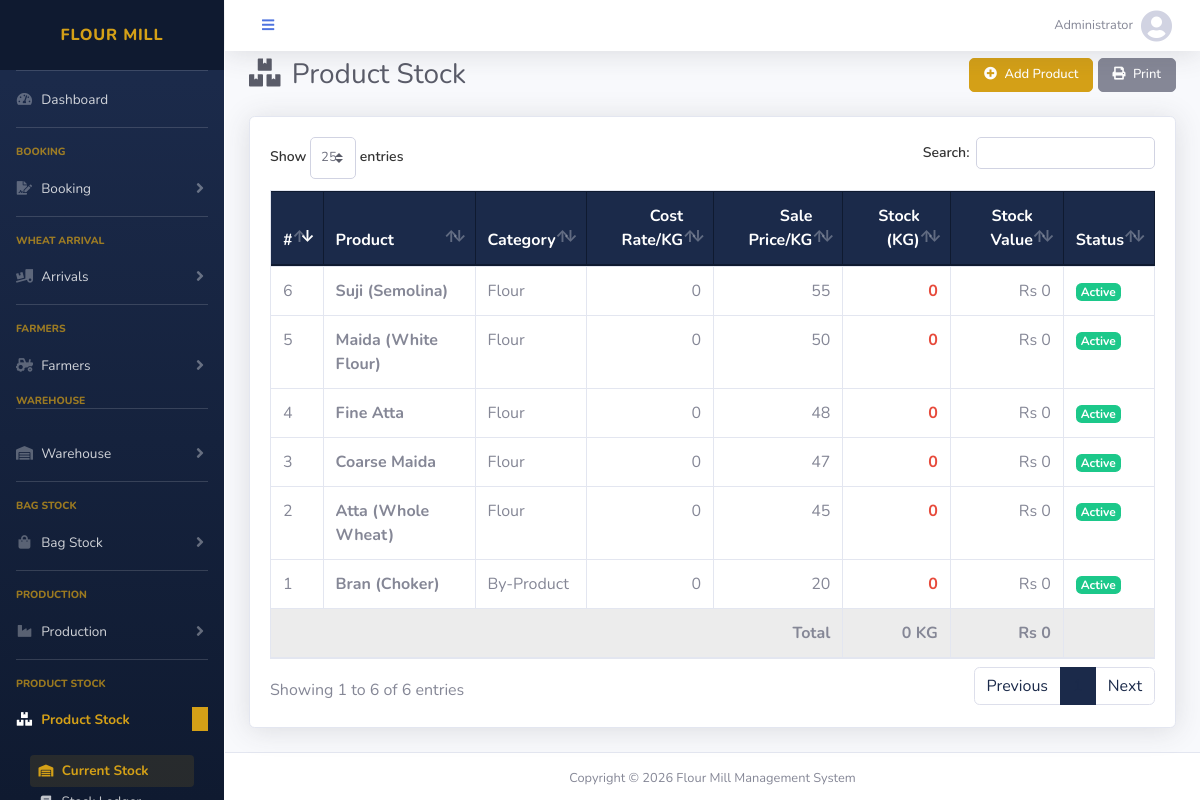
The page /modules/products/stock.php (signed in) on the database its author committed.
### tables this page shows
CREATE TABLE products (
    id             INT AUTO_INCREMENT PRIMARY KEY,
    name           VARCHAR(100) NOT NULL,
    category       VARCHAR(50),
    unit           VARCHAR(20) DEFAULT 'KG',
    sale_price     DECIMAL(10,2) DEFAULT 0.00,
    cost_rate      DECIMAL(10,2) DEFAULT 0.00,
    stock_qty      DECIMAL(12,3) DEFAULT 0.000,
    status          ENUM('active','inactive') DEFAULT 'active',
    created_at      TIMESTAMP DEFAULT CURRENT_TIMESTAMP
);

### includes/functions.php (called while the page is built, shortened)
<?php
function money($amount) {
    return number_format($amount, 0);
}
function qty($qty) {
    return number_format($qty, 0);
}

### modules/products/stock.php (the view, shortened to what this page needs)
<?php
require_once '../../includes/db.php';
include '../../includes/header.php';
$result = $conn->query("SELECT p.*,
  (SELECT pi.rate_per_kg FROM production_items pi
   JOIN productions pr ON pi.production_id = pr.id
   WHERE pi.product_id = p.id
   ORDER BY pr.date DESC, pr.id DESC LIMIT 1) as latest_cost_rate
  FROM products p ORDER BY category, name");
?>
<div class="d-sm-flex align-items-center justify-content-between mb-4">
    <h1 class="h3 mb-0 text-gray-800"><i class="fas fa-boxes mr-1"></i> Product Stock</h1>
    <div>
        <button class="btn btn-primary btn-sm" data-toggle="modal" data-target="#addModal"><i class="fas fa-plus-circle mr-1"></i> Add Product</button>
        <button class="btn btn-sm btn-secondary" onclick="window.print()"><i class="fas fa-print mr-1"></i> Print</button>
    </div>
</div>
<?php
$total_qty = 0;
$total_value = 0;
$products_data = [];
while ($row = $result->fetch_assoc()) {
    $rate = ($row['latest_cost_rate'] ?: $row['cost_rate']) ?: $row['sale_price'];
    $value = $row['stock_qty'] * $rate;
    $total_qty += $row['stock_qty'];
    $total_value += $value;
    $row['calc_rate'] = $rate;
    $row['calc_value'] = $value;
    $products_data[] = $row;
}
?>
<div class="card shadow mb-4">
    <div class="card-body">
        <div class="table-responsive">
            <table class="table table-bordered datatable" width="100%">
                <thead class="thead-dark">
                    <tr>
                        <th>#</th>
                        <th>Product</th>
                        <th>Category</th>
                        <th class="text-right">Cost Rate/KG</th>
                        <th class="text-right">Sale Price/KG</th>
                        <th class="text-right">Stock (KG)</th>
                        <th class="text-right">Stock Value</th>
                        <th>Status</th>
                    </tr>
                </thead>
                <tbody>
                    <?php $i=1; foreach ($products_data as $row): ?>
                    <tr>
                        <td><?= $i++ ?></td>
                        <td><strong><?= htmlspecialchars($row['name']) ?></strong></td>
                        <td><?= htmlspecialchars($row['category']) ?></td>
                        <td class="text-right"><?= money($row['calc_rate']) ?></td>
                        <td class="text-right"><?= money($row['sale_price']) ?></td>
                        <td class="text-right font-weight-bold <?= $row['stock_qty']<=0?'text-danger':'text-success' ?>"><?= qty($row['stock_qty']) ?></td>
                        <td class="text-right">Rs <?= money($row['calc_value']) ?></td>
                        <td><span class="badge badge-<?= $row['status']=='active'?'success':'secondary' ?>"><?= ucfirst($row['status']) ?></span></td>
                    </tr>
                    <?php endforeach; ?>
                </tbody>
                <tfoot class="table-active">
                    <tr>
                        <th colspan="5" class="text-right">Total</th>
                        <th class="text-right"><?= qty($total_qty) ?> KG</th>
                        <th class="text-right">Rs <?= money($total_value) ?></th>
                        <th></th>
                    </tr>
                </tfoot>
            </table>
        </div>
    </div>
</div>
<?php include '../../includes/footer.php'; ?>

### includes/header.php (style rules this page uses)
:root { --navy: #1B2A4A; --navy-dark: #0F1A30; --gold: #D4A017; --gold-dark: #B8860B; --gold-light: #FDF3D0; }
.btn-primary { background-color: var(--gold) !important; border-color: var(--gold) !important; color: #fff !important; }
.table .thead-dark th { background-color: var(--navy) !important; border-color: var(--navy-dark) !important; }
.btn { padding: 8px 20px !important; font-size: 14px !important; border-radius: 5px !important; font-weight: 500 !important; }
.btn-sm { padding: 6px 14px !important; font-size: 13px !important; }

### rows shown on the page
products: name "Bran (Choker)", category "By-Product", cost_rate "0", sale_price "20", stock_qty "0", calc_value "0", status "Active"
products: name "Atta (Whole Wheat)", category "Flour", cost_rate "0", sale_price "45", stock_qty "0", calc_value "0", status "Active"
products: name "Coarse Maida", category "Flour", cost_rate "0", sale_price "47", stock_qty "0", calc_value "0", status "Active"
products: name "Fine Atta", category "Flour", cost_rate "0", sale_price "48", stock_qty "0", calc_value "0", status "Active"
products: name "Maida (White Flour)", category "Flour", cost_rate "0", sale_price "50", stock_qty "0", calc_value "0", status "Active"
products: name "Suji (Semolina)", category "Flour", cost_rate "0", sale_price "55", stock_qty "0", calc_value "0", status "Active"

### other values the page prints
$_SESSION['full_name'] "Administrator"
qty($total_qty) "0"
money($total_value) "0"
